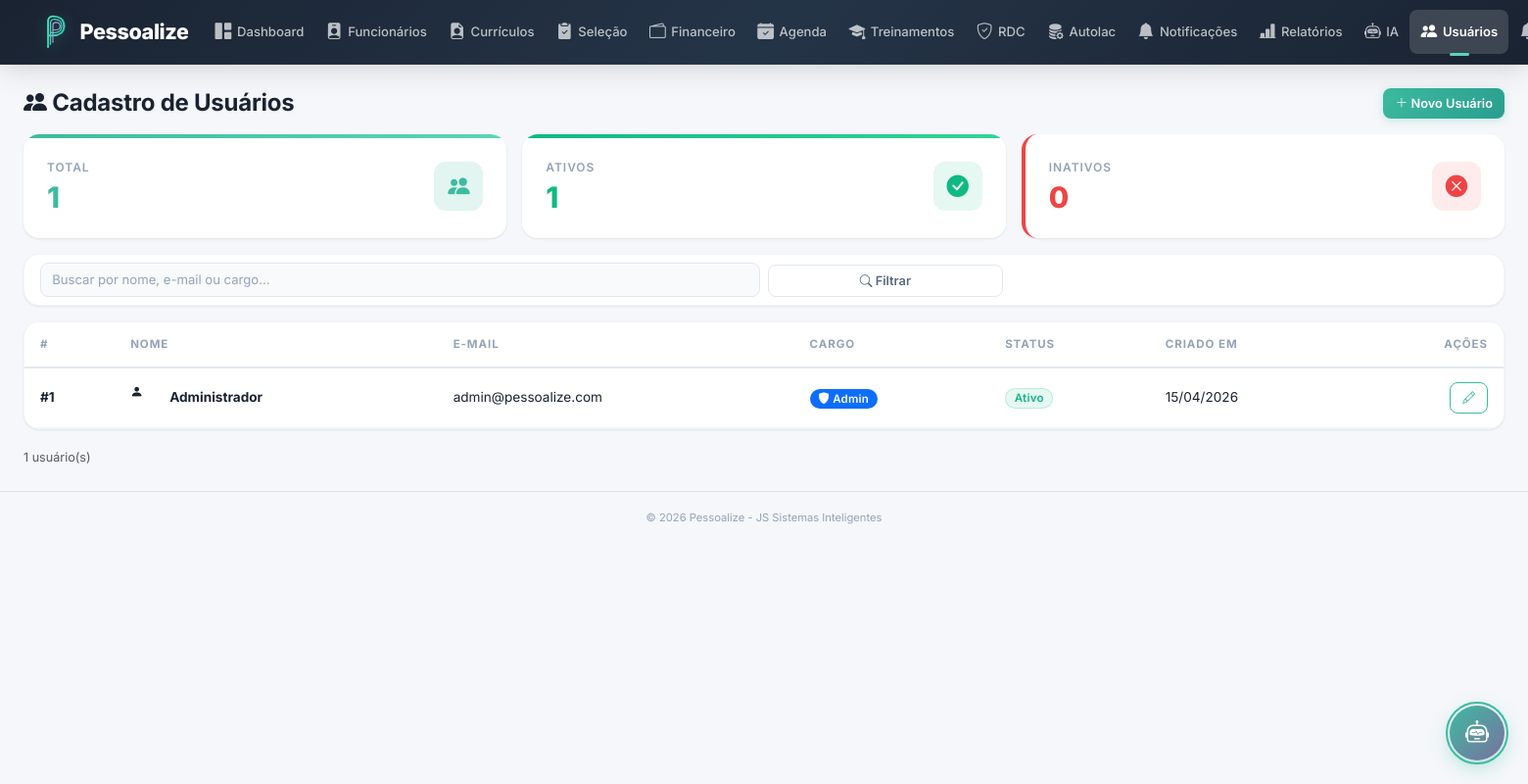
The app's page /index.php?module=usuarios (signed in) with its own data.
### tables this page shows
CREATE TABLE IF NOT EXISTS usuarios (
    id INT AUTO_INCREMENT PRIMARY KEY,
    nome VARCHAR(100) NOT NULL,
    email VARCHAR(150) NOT NULL UNIQUE,
    senha VARCHAR(255) NOT NULL,
    cargo VARCHAR(50) DEFAULT 'operador',
    ativo TINYINT(1) DEFAULT 1,
    criado_em DATETIME DEFAULT CURRENT_TIMESTAMP,
    atualizado_em DATETIME DEFAULT CURRENT_TIMESTAMP ON UPDATE CURRENT_TIMESTAMP
);

### core/Database.php (called while the page is built, shortened)
<?php
class Database {
    private static $instance = null;
    private $pdo;
    private function __construct() {
        try {
            $dsn = 'mysql:host=' . DB_HOST . ';dbname=' . DB_NAME . ';charset=' . DB_CHARSET;
            $this->pdo = new PDO($dsn, DB_USER, DB_PASS, [
                PDO::ATTR_ERRMODE => PDO::ERRMODE_EXCEPTION,
                PDO::ATTR_DEFAULT_FETCH_MODE => PDO::FETCH_ASSOC,
                PDO::ATTR_EMULATE_PREPARES => false,
            ]);
        } catch (PDOException $e) {
            die('Erro na conexão com o banco de dados. Verifique as configurações.');
        }
    }
    public static function getInstance() {
        if (self::$instance === null) {
            self::$instance = new self();
        }
        return self::$instance;
    }
    public function query($sql, $params = []) {
        $stmt = $this->pdo->prepare($sql);
        $stmt->execute($params);
        return $stmt;
    }
    public function fetch($sql, $params = []) {
        return $this->query($sql, $params)->fetch();
    }
    public function fetchAll($sql, $params = []) {
        return $this->query($sql, $params)->fetchAll();
    }
    public function count($table, $where = '1=1', $params = []) {
        $sql = "SELECT COUNT(*) as total FROM {$table} WHERE {$where}";
        return (int) $this->fetch($sql, $params)['total'];
    }
}

### core/helpers.php (called while the page is built, shortened)
<?php
function e($string) {
    return htmlspecialchars($string ?? '', ENT_QUOTES, 'UTF-8');
}
function formatDate($date) {
    return date('d/m/Y', strtotime($date));
}

### modules/usuarios/index.php (the view, shortened to what this page needs)
<?php
$db = Database::getInstance();
$page = max(1, (int)($_GET['page'] ?? 1));
$perPage = 20;
$offset = ($page - 1) * $perPage;
$search = trim($_GET['search'] ?? '');
$where = '1=1';
$params = [];
$total = $db->fetch("SELECT COUNT(*) as total FROM usuarios WHERE {$where}", $params)['total'];
$usuarios = $db->fetchAll(
    "SELECT * FROM usuarios WHERE {$where} ORDER BY nome ASC LIMIT {$perPage} OFFSET {$offset}",
    $params
);
$totalAtivos = $db->count('usuarios', 'ativo = 1');
$totalInativos = $db->count('usuarios', 'ativo = 0');
?>
<div class="d-flex justify-content-between align-items-center mb-3">
    <h4 class="fw-bold mb-0"><i class="bi bi-people-fill"></i> Cadastro de Usuários</h4>
    <a href="index.php?module=usuarios&action=form" class="btn btn-pessoalize btn-sm">
        <i class="bi bi-plus-lg"></i> Novo Usuário
    </a>
</div>
<div class="row g-3 mb-3">
    <div class="col-6 col-lg-4">
        <div class="card card-dash card-primary">
            <div class="card-body d-flex align-items-center">
                <div class="flex-grow-1">
                    <div class="card-title">Total</div>
                    <div class="card-value" style="color: var(--primary)"><?= $total ?></div>
                </div>
                <div class="icon-wrap bg-primary-soft"><i class="bi bi-people-fill"></i></div>
            </div>
        </div>
    </div>
    <div class="col-6 col-lg-4">
        <div class="card card-dash card-success">
            <div class="card-body d-flex align-items-center">
                <div class="flex-grow-1">
                    <div class="card-title">Ativos</div>
                    <div class="card-value" style="color: var(--success)"><?= $totalAtivos ?></div>
                </div>
                <div class="icon-wrap bg-success-soft"><i class="bi bi-check-circle-fill"></i></div>
            </div>
        </div>
    </div>
    <div class="col-6 col-lg-4">
        <div class="card card-dash" style="border-left: 4px solid var(--danger)">
            <div class="card-body d-flex align-items-center">
                <div class="flex-grow-1">
                    <div class="card-title">Inativos</div>
                    <div class="card-value" style="color: var(--danger)"><?= $totalInativos ?></div>
                </div>
                <div class="icon-wrap" style="background:var(--danger-light);color:var(--danger)"><i class="bi bi-x-circle-fill"></i></div>
            </div>
        </div>
    </div>
</div>
<div class="card mb-3">
    <div class="card-body py-2">
        <form method="GET" class="row g-2 align-items-end">
            <div class="col-md-6">
                <input type="text" name="search" class="form-control form-control-sm" placeholder="Buscar por nome, e-mail ou cargo..." value="<?= e($search) ?>">
            </div>
            <div class="col-md-2">
                <button type="submit" class="btn btn-outline-secondary btn-sm w-100"><i class="bi bi-search"></i> Filtrar</button>
            </div>
        </form>
    </div>
</div>
<div class="card">
    <div class="card-body p-0">
        <div class="table-responsive">
            <table class="table table-hover mb-0">
                <thead>
                    <tr>
                        <th>#</th>
                        <th>Nome</th>
                        <th>E-mail</th>
                        <th>Cargo</th>
                        <th>Status</th>
                        <th>Criado em</th>
                        <th class="text-end">Ações</th>
                    </tr>
                </thead>
                <tbody>
                    <?php if (empty($usuarios)): ?>
                        <tr><td colspan="7" class="text-center text-muted py-4">
                            <i class="bi bi-people" style="font-size:2rem;opacity:0.3"></i><br>
                            Nenhum usuário encontrado.
                        </td></tr>
                    <?php else: ?>
                        <?php foreach ($usuarios as $u): ?>
                        <tr>
                            <td><strong>#<?= $u['id'] ?></strong></td>
                            <td>
                                <div class="d-flex align-items-center gap-2">
                                    <div class="icon-wrap bg-primary-soft" style="width:32px;height:32px;font-size:0.8rem;border-radius:50%">
                                        <i class="bi bi-person-fill"></i>
                                    </div>
                                    <strong><?= e($u['nome']) ?></strong>
                                </div>
                            </td>
                            <td><?= e($u['email']) ?></td>
                            <td>
                                <?php if ($u['cargo'] === 'admin'): ?>
                                    <span class="badge bg-primary"><i class="bi bi-shield-fill"></i> Admin</span>
                                <?php else: ?>
                                    <span class="badge bg-secondary"><?= e(ucfirst($u['cargo'])) ?></span>
                                <?php endif; ?>
                            </td>
                            <td>
                                <?php if ($u['ativo']): ?>
                                    <span class="badge badge-ativo">Ativo</span>
                                <?php else: ?>
                                    <span class="badge badge-inativo">Inativo</span>
                                <?php endif; ?>
                            </td>
                            <td><?= formatDate($u['criado_em']) ?></td>
                            <td class="text-end">
                                <a href="index.php?module=usuarios&action=form&id=<?= $u['id'] ?>" class="btn btn-sm btn-outline-primary" title="Editar"><i class="bi bi-pencil"></i></a>
                            </td>
                        </tr>
                        <?php endforeach; ?>
                    <?php endif; ?>
                </tbody>
            </table>
        </div>
    </div>
</div>
<div class="mt-3">
    <small class="text-muted"><?= $total ?> usuário(s)</small>
</div>

### records on screen
usuarios: id "1", nome "Administrador", email "admin@pessoalize.com", cargo "admin" (drawn), ativo "Ativo", criado_em "15/04/2026"

### other values on screen
APP_NAME "Pessoalize"
$total "1"
$totalAtivos "1"
$totalInativos "0"
